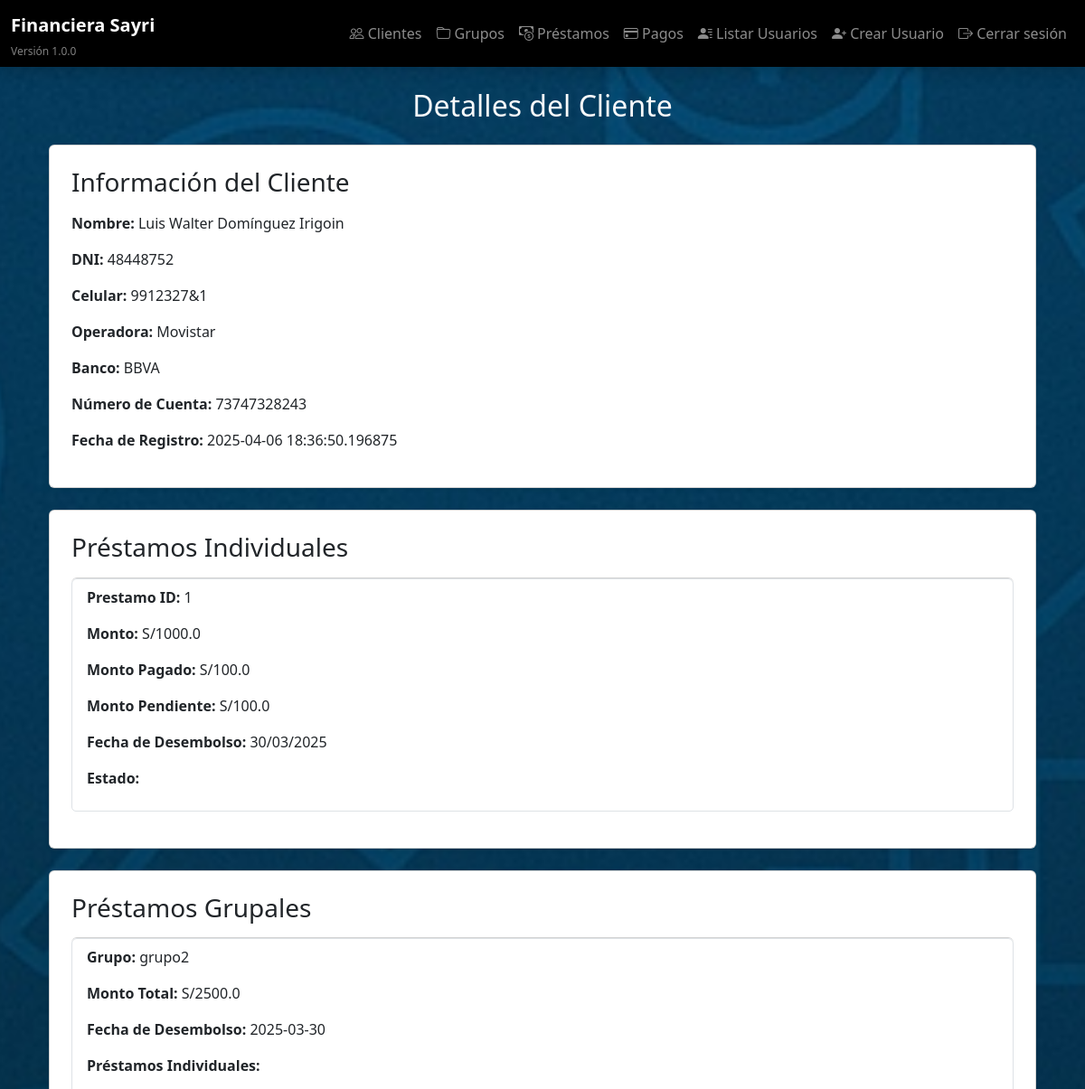
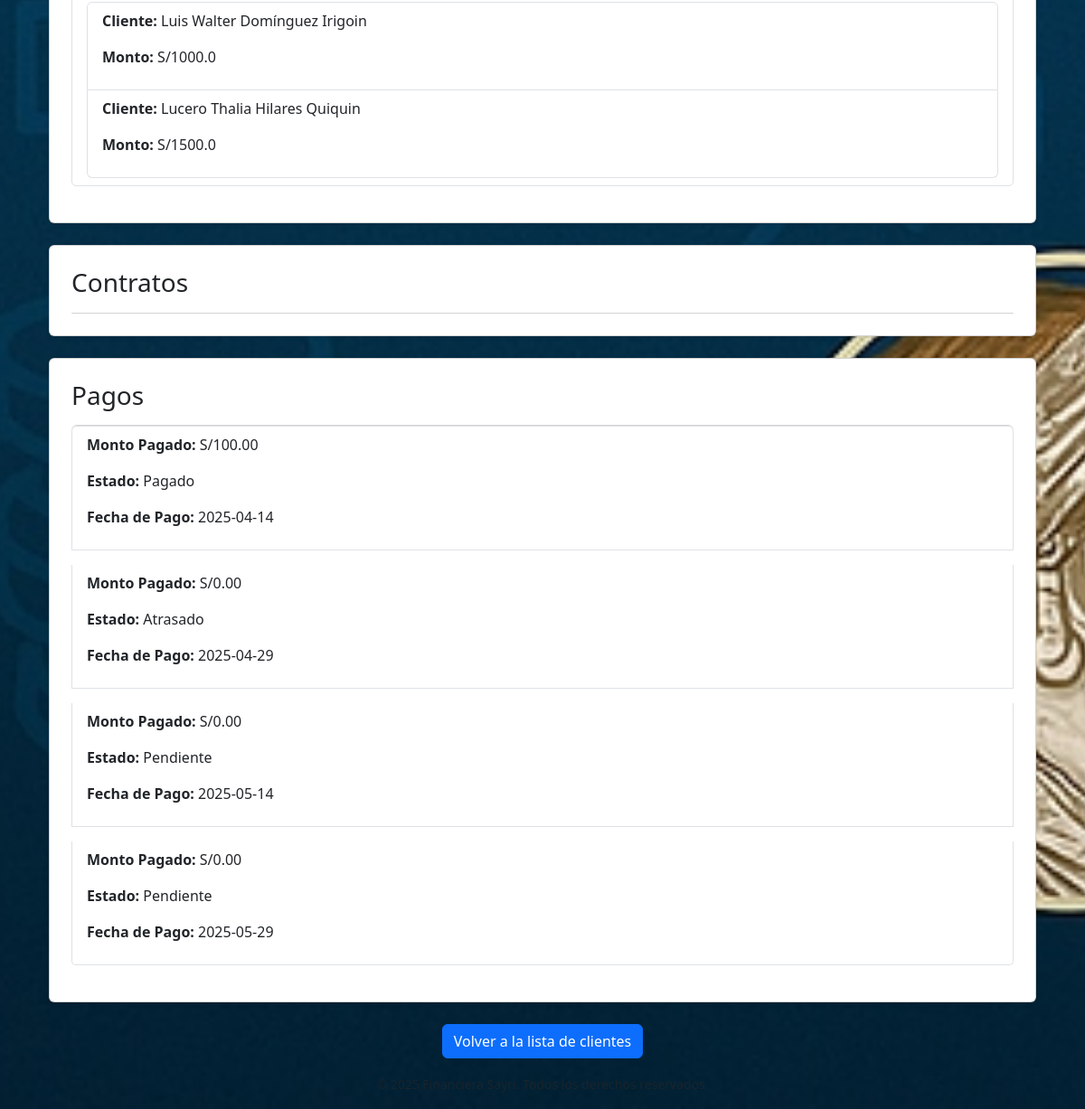
The app's page /clientes/1 (signed in), older data (2 pictures, top to bottom).
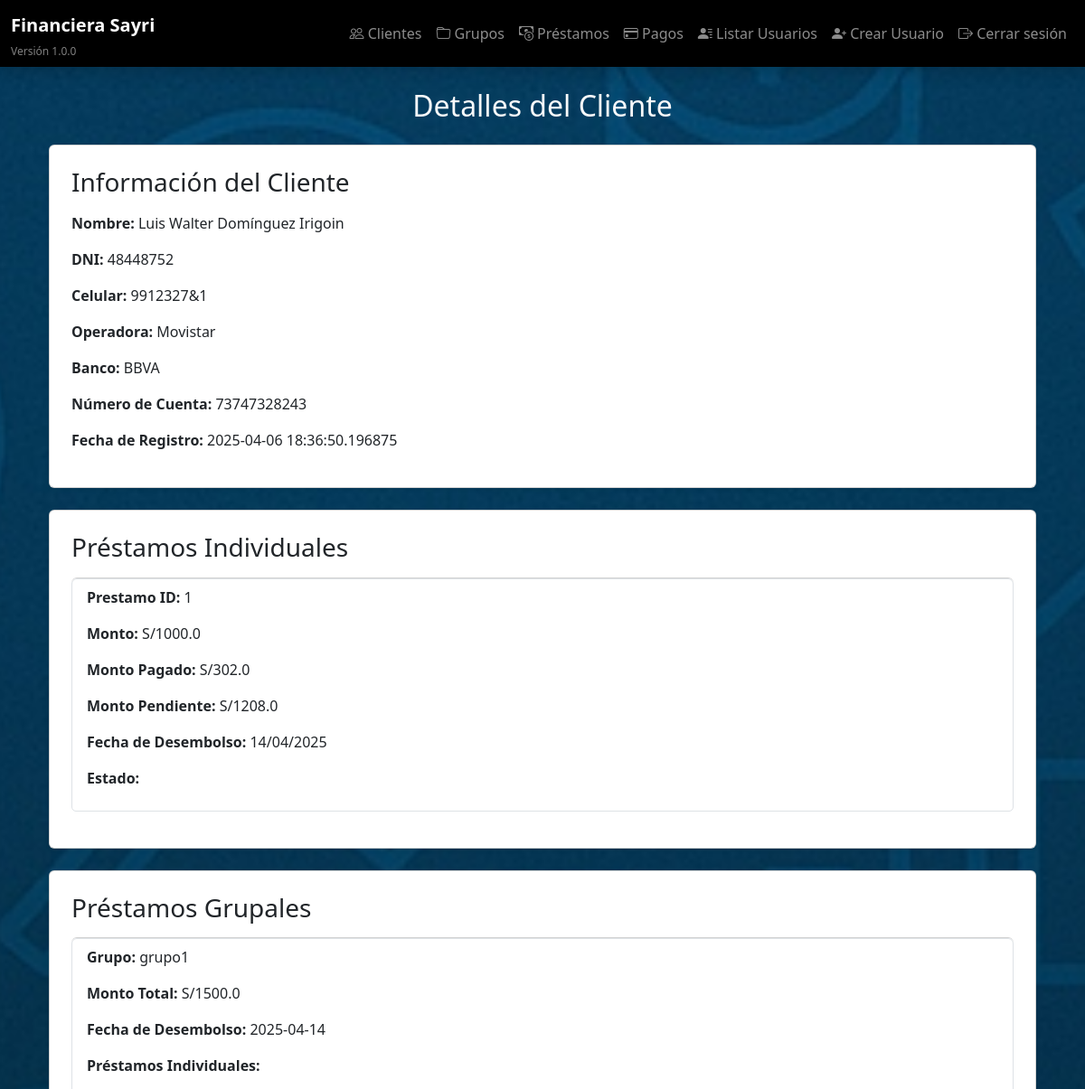
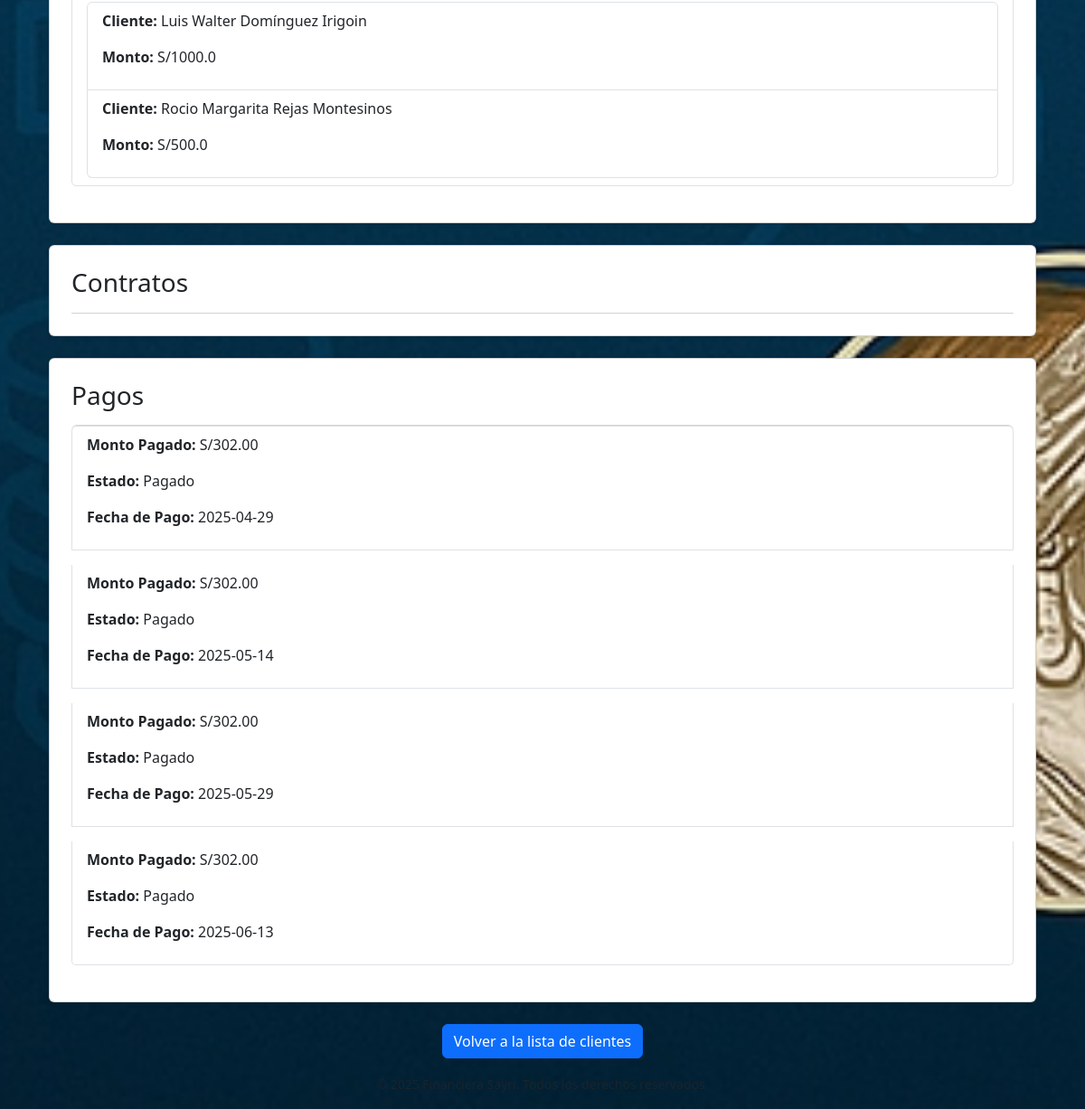
The same page, newer data (2 pictures, top to bottom).
### models/cliente.py (models this page shows)
class Cliente(db.Model):
    __tablename__ = 'cliente'
    id = db.Column(db.Integer, primary_key=True)
    nombre = db.Column(db.String(100), nullable=False)
    apellido = db.Column(db.String(100), nullable=False)
    dni = db.Column(db.String(15), unique=True, nullable=False)
    celular = db.Column(db.String(20), nullable=False)
    operadora = db.Column(db.String(50))
    banco = db.Column(db.String(50))
    numero_cuenta = db.Column(db.String(50))
    fecha_registro = db.Column(db.DateTime, default=datetime.utcnow)
    grupo_id = db.Column(db.Integer, db.ForeignKey('grupo.id'), nullable=True)
    prestamos_individuales = db.relationship('PrestamoIndividual', backref='cliente', lazy=True)

### models/prestamo_individual.py (models this page shows)
class PrestamoIndividual(db.Model):
    __tablename__ = 'prestamoindividual'
    id = db.Column(db.Integer, primary_key=True)
    prestamo_grupal_id = db.Column(db.Integer, db.ForeignKey('prestamogrupal.id'), nullable=False)
    cliente_id = db.Column(db.Integer, db.ForeignKey('cliente.id'), nullable=False)
    monto_pagado = db.Column(db.Float, default=0.0)
    monto = db.Column(db.Float, nullable=False)
    pagos = db.relationship('Pago', back_populates='prestamo_individual', cascade='all, delete-orphan', lazy='subquery')  # Considerar 'subquery' si hay muchos pagos
    prestamo_grupal = db.relationship('PrestamoGrupal', back_populates='prestamos_individuales')
    @property
    def monto_pendiente(self):
        from models.pago import Pago  # Importación dentro del método para evitar ciclos
        monto_pagado = db.session.query(db.func.sum(Pago.monto_pagado)).filter(
        Pago.prestamo_individual_id == self.id,
        Pago.estado == "Pagado"
    ).scalar() or 0  # Si no hay pagos, asigna 0
        return float(monto_pagado)

### models/prestamo_grupal.py (models this page shows)
class PrestamoGrupal(db.Model):
    __tablename__ = 'prestamogrupal'
    id = db.Column(db.Integer, primary_key=True)
    grupo_id = db.Column(db.Integer, db.ForeignKey('grupo.id'), nullable=False)
    fecha_desembolso = db.Column(db.Date, nullable=False, default=date.today)  # Valor por defecto: hoy
    prestamos_individuales = db.relationship('PrestamoIndividual', back_populates='prestamo_grupal', cascade='all, delete-orphan', lazy='subquery')
    @property
    def monto_total(self):
        return sum(prestamo.monto for prestamo in self.prestamos_individuales) if self.prestamos_individuales else 0.0

### models/grupo.py (models this page shows)
class Grupo(db.Model):
    __tablename__ = 'grupo'
    id = db.Column(db.Integer, primary_key=True)
    nombre = db.Column(db.String(100), nullable=False)
    fecha_creacion = db.Column(db.DateTime, default=datetime.utcnow)
    prestamos_grupales = db.relationship('PrestamoGrupal', backref='grupo', lazy=True)
    clientes = db.relationship('Cliente', backref='grupo', lazy=True)

### models/pago.py (models this page shows)
class Pago(db.Model):
    __tablename__ = 'pago'
    id = db.Column(db.Integer, primary_key=True)
    cliente_id = db.Column(db.Integer, db.ForeignKey('cliente.id'), nullable=False)
    prestamo_individual_id = db.Column(db.Integer, db.ForeignKey('prestamoindividual.id'), nullable=False)
    monto_pendiente = db.Column(db.Numeric(10, 2), nullable=True)
    monto_pagado = db.Column(db.Numeric(10, 2), nullable=True)
    estado = db.Column(db.String(20), default="Pendiente")
    fecha_pago = db.Column(db.Date, nullable=False)
    cliente = db.relationship('Cliente', backref='pagos')
    prestamo_individual = db.relationship('PrestamoIndividual', back_populates='pagos')

### routes/clientes.py (the view)
@clientes_bp.route('/<int:cliente_id>')
@login_required
def detalle_cliente(cliente_id):
    cliente = Cliente.query.get_or_404(cliente_id)
    prestamos = cliente.prestamos_individuales  # Relación con los préstamos individuales
    contratos = cliente.contratos  # Relación con los contratos
    pagos = cliente.pagos  # Relación con los pagos
    prestamos_grupales = PrestamoGrupal.query.join(PrestamoIndividual).filter(PrestamoIndividual.cliente_id == cliente.id).all()  # Obtener préstamos grupales del cliente
    return render_template('clientes/detalle_cliente.html', cliente=cliente, prestamos=prestamos, contratos=contratos, pagos=pagos, prestamos_grupales=prestamos_grupales)

### templates/clientes/detalle_cliente.html (shortened to what this page needs)
{% extends "base.html" %}
{% block content %}
    <div class="container">
        <h2 class="text-center mb-4">Detalles del Cliente</h2>
        <div class="card p-4 mb-4 shadow-sm">
            <h3 class="mb-3">Información del Cliente</h3>
            <p><strong>Nombre:</strong> {{ cliente.nombre }} {{ cliente.apellido }}</p>
            <p><strong>DNI:</strong> {{ cliente.dni }}</p>
            <p><strong>Celular:</strong> {{ cliente.celular }}</p>
            <p><strong>Operadora:</strong> {{ cliente.operadora }}</p>
            <p><strong>Banco:</strong> {{ cliente.banco }}</p>
            <p><strong>Número de Cuenta:</strong> {{ cliente.numero_cuenta }}</p>
            <p><strong>Fecha de Registro:</strong> {{ cliente.fecha_registro }}</p>
        </div>
        <div class="card p-4 mb-4 shadow-sm">
            <h3 class="mb-3">Préstamos Individuales</h3>
            <ul class="list-group">
                {% for prestamo in prestamos %}
                    <li class="list-group-item mb-3">
                        <p><strong>Prestamo ID:</strong> {{ prestamo.id }}</p>
                        <p><strong>Monto:</strong> S/{{ prestamo.monto }}</p>
                        <p><strong>Monto Pagado:</strong> S/{{ prestamo.monto_pagado }}</p>
                        <p><strong>Monto Pendiente:</strong> S/{{ prestamo.monto_pendiente }}</p>
                        <p><strong>Fecha de Desembolso:</strong> {{ prestamo.prestamo_grupal.fecha_desembolso.strftime('%d/%m/%Y') }}</p>
                        <p><strong>Estado:</strong> {{ prestamo.estado }}</p>
                    </li>
                {% endfor %}
            </ul>
        </div>
        <div class="card p-4 mb-4 shadow-sm">
            <h3 class="mb-3">Préstamos Grupales</h3>
            <ul class="list-group">
                {% for prestamo_grupal in prestamos_grupales %}
                    <li class="list-group-item mb-3">
                        <p><strong>Grupo:</strong> {{ prestamo_grupal.grupo.nombre }}</p>
                        <p><strong>Monto Total:</strong> S/{{ prestamo_grupal.monto_total }}</p>
                        <p><strong>Fecha de Desembolso:</strong> {{ prestamo_grupal.fecha_desembolso }}</p>
                        <p><strong>Préstamos Individuales:</strong></p>
                        <ul class="list-group ml-4">
                            {% for prestamo_individual in prestamo_grupal.prestamos_individuales %}
                                <li class="list-group-item">
                                    <p><strong>Cliente:</strong> {{ prestamo_individual.cliente.nombre }} {{ prestamo_individual.cliente.apellido }}</p>
                                    <p><strong>Monto:</strong> S/{{ prestamo_individual.monto }}</p>
                                </li>
                            {% endfor %}
                        </ul>
                    </li>
                {% endfor %}
            </ul>
        </div>
        <div class="card p-4 mb-4 shadow-sm">
            <h3 class="mb-3">Contratos</h3>
            <ul class="list-group">
            </ul>
        </div>
        <div class="card p-4 mb-4 shadow-sm">
            <h3 class="mb-3">Pagos</h3>
            <ul class="list-group">
                {% for pago in pagos %}
                    <li class="list-group-item mb-3">
                        <p><strong>Monto Pagado:</strong> S/{{ pago.monto_pagado }}</p>
                        <p><strong>Estado:</strong> {{ pago.estado }}</p>
                        <p><strong>Fecha de Pago:</strong> {{ pago.fecha_pago }}</p>
                    </li>
                {% endfor %}
            </ul>
        </div>
        <div class="text-center">
            <a href="{{ url_for('clientes.lista_clientes') }}" class="btn btn-primary">Volver a la lista de clientes</a>
        </div>
    </div>
{% endblock %}

### templates/base.html (shortened to what this page needs)
<!DOCTYPE html>
<html lang="es">
<head>
    <link href="https://cdn.jsdelivr.net/npm/bootstrap@5.3.2/dist/css/bootstrap.min.css" rel="stylesheet">
    <link rel="stylesheet" href="https://cdn.jsdelivr.net/npm/bootstrap-icons/font/bootstrap-icons.css">
    <link rel="stylesheet" href="{{ url_for('static', filename='styles.css') }}">
</head>
<body class="bg-dark text-light">
    <header class="navbar navbar-expand-lg navbar-dark bg-black shadow">
        <div class="container-fluid d-flex flex-column flex-lg-row align-items-start align-items-lg-center">
            <div class="d-flex flex-column">
                <a class="navbar-brand fw-bold" href="/">Financiera Sayri</a>
                <small class="text-white-50" style="font-size: 0.75rem;">Versión 1.0.0</small>
            </div>
            <div class="collapse navbar-collapse justify-content-end mt-2 mt-lg-0" id="navbarNav">
                <ul class="navbar-nav">
                    <li class="nav-item">
                        <a class="nav-link" href="{{ url_for('clientes.lista_clientes') }}">
                            <i class="bi bi-people"></i> Clientes
                        </a>
                    </li>
                    <li class="nav-item">
                        <a class="nav-link" href="{{ url_for('grupos.lista_grupos') }}">
                            <i class="bi bi-folder"></i> Grupos
                        </a>
                    </li>
                    <li class="nav-item">
                        <a class="nav-link" href="{{ url_for('prestamos_grupales.lista_prestamos_grupales') }}">
                            <i class="bi bi-cash-coin"></i> Préstamos
                        </a>
                    </li>
                    <li class="nav-item">
                        <a class="nav-link" href="{{ url_for('pagos.lista_pagos') }}">
                            <i class="bi bi-credit-card"></i> Pagos
                        </a>
                    </li>
                    {% if current_user.is_authenticated and current_user.rol.nombre == 'admin' %}
                        <li class="nav-item">
                            <a class="nav-link" href="{{ url_for('admin.listar_usuarios') }}">
                                <i class="bi bi-person-lines-fill"></i> Listar Usuarios
                            </a>
                        </li>
                        <li class="nav-item">
                            <a class="nav-link" href="{{ url_for('admin.crear_usuario') }}">
                                <i class="bi bi-person-plus-fill"></i> Crear Usuario
                            </a>
                        </li>
                    {% endif %}
                    {% if current_user.is_authenticated %}
                        <li class="nav-item">
                            <a class="nav-link" href="{{ url_for('login.logout') }}">
                                <i class="bi bi-box-arrow-right"></i> Cerrar sesión
                            </a>
                        </li>
                    {% endif %}
                </ul>
            </div>
        </div>
    </header>
    <main class="container mt-4">
        {% block content %}{% endblock %}
    </main>
    <footer class="text-center text-muted py-3">
        <small>&copy; 2025 Financiera Sayri. Todos los derechos reservados.</small>
    </footer>
</body>
</html>

### static/styles.css (style rules this page uses)
body { background: url('/static/images/fondo.jpg') no-repeat center center fixed; background-size: cover; color: white; }

Row changes from the older to the newer data that the page shows:
removed Pago: monto_pagado "0.00", estado "Pendiente", fecha_pago "2025-05-14"
removed Pago: monto_pagado "0.00", estado "Pendiente", fecha_pago "2025-05-29"
changed PrestamoIndividual "Luis Walter": monto_pagado "100.0" → "302.0"; monto_pendiente "100.0" → "1208.0"; prestamo_grupal.fecha_desembolso "30/03/2025" → "14/04/2025"
changed PrestamoGrupal: grupo.nombre "grupo2" → "grupo1"; monto_total "2500.0" → "1500.0"; fecha_desembolso "2025-03-30" → "2025-04-14"
changed PrestamoIndividual: cliente.nombre "Lucero Thalia" → "Rocio Margarita"; cliente.apellido "Hilares Quiquin" → "Rejas Montesinos"; monto "1500.0" → "500.0"
changed Pago (number 1 of 4 on the later page): monto_pagado "100.00" → "302.00"; fecha_pago "2025-04-14" → "2025-04-29"
changed Pago (number 2 of 4 on the later page): monto_pagado "0.00" → "302.00"; estado "Atrasado" → "Pagado"; fecha_pago "2025-04-29" → "2025-05-14"
added Pago: monto_pagado "302.00", estado "Pagado", fecha_pago "2025-05-29"
added Pago: monto_pagado "302.00", estado "Pagado", fecha_pago "2025-06-13"
